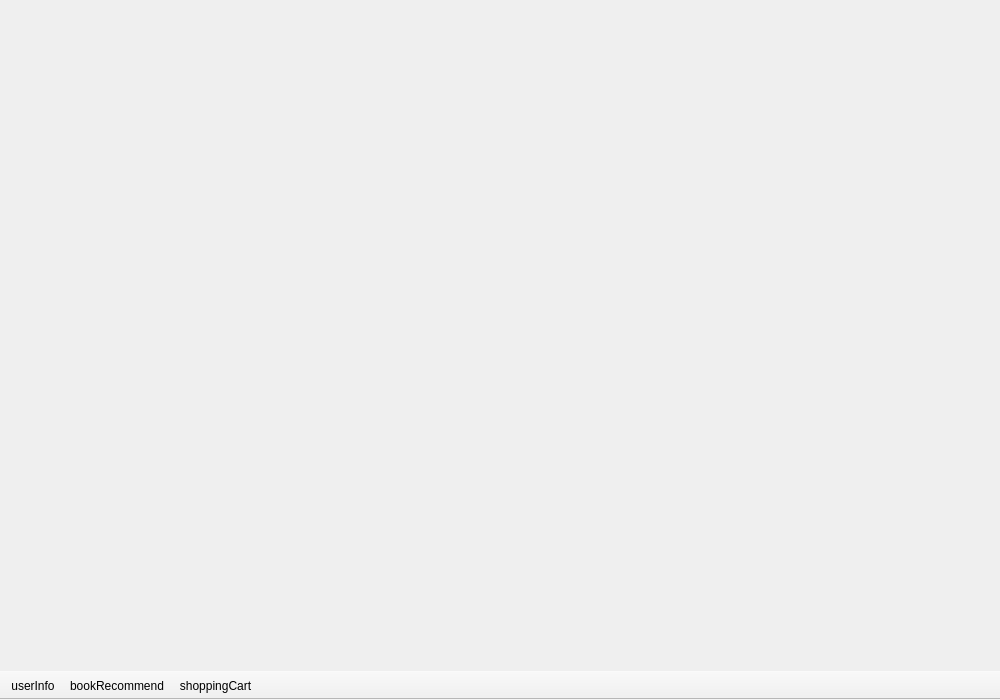
<?xml version="1.0" encoding="UTF-8"?>
<ui version="4.0">
 <class>MainWindow</class>
 <widget class="QMainWindow" name="MainWindow">
  <property name="geometry">
   <rect>
    <x>0</x>
    <y>0</y>
    <width>1000</width>
    <height>700</height>
   </rect>
  </property>
  <property name="minimumSize">
   <size>
    <width>1000</width>
    <height>700</height>
   </size>
  </property>
  <property name="maximumSize">
   <size>
    <width>1000</width>
    <height>700</height>
   </size>
  </property>
  <property name="windowTitle">
   <string>MainWindow</string>
  </property>
  <widget class="QWidget" name="centralWidget">
   <widget class="QWidget" name="widget" native="true">
    <property name="geometry">
     <rect>
      <x>0</x>
      <y>0</y>
      <width>1000</width>
      <height>600</height>
     </rect>
    </property>
   </widget>
  </widget>
  <widget class="QMenuBar" name="menuBar">
   <property name="geometry">
    <rect>
     <x>0</x>
     <y>0</y>
     <width>1000</width>
     <height>26</height>
    </rect>
   </property>
  </widget>
  <widget class="QToolBar" name="mainToolBar">
   <property name="sizePolicy">
    <sizepolicy hsizetype="Preferred" vsizetype="Preferred">
     <horstretch>0</horstretch>
     <verstretch>0</verstretch>
    </sizepolicy>
   </property>
   <property name="minimumSize">
    <size>
     <width>0</width>
     <height>0</height>
    </size>
   </property>
   <property name="maximumSize">
    <size>
     <width>16777215</width>
     <height>16777215</height>
    </size>
   </property>
   <property name="movable">
    <bool>false</bool>
   </property>
   <property name="iconSize">
    <size>
     <width>200</width>
     <height>50</height>
    </size>
   </property>
   <attribute name="toolBarArea">
    <enum>BottomToolBarArea</enum>
   </attribute>
   <attribute name="toolBarBreak">
    <bool>false</bool>
   </attribute>
   <addaction name="actionuserInfo"/>
   <addaction name="actionbookRecommend"/>
   <addaction name="actionshoppingCart"/>
  </widget>
  <action name="actionuserInfo">
   <property name="icon">
    <iconset resource="resources.qrc">
     <normaloff>:/images/userInfo.png</normaloff>:/images/userInfo.png</iconset>
   </property>
   <property name="text">
    <string>userInfo</string>
   </property>
  </action>
  <action name="actionbookRecommend">
   <property name="icon">
    <iconset resource="resources.qrc">
     <normaloff>:/images/store2.png</normaloff>:/images/store2.png</iconset>
   </property>
   <property name="text">
    <string>bookRecommend</string>
   </property>
  </action>
  <action name="actionshoppingCart">
   <property name="icon">
    <iconset resource="resources.qrc">
     <normaloff>:/images/shopping.png</normaloff>:/images/shopping.png</iconset>
   </property>
   <property name="text">
    <string>shoppingCart</string>
   </property>
  </action>
 </widget>
 <layoutdefault spacing="6" margin="11"/>
 <resources>
  <include location="resources.qrc"/>
 </resources>
 <connections/>
</ui>
